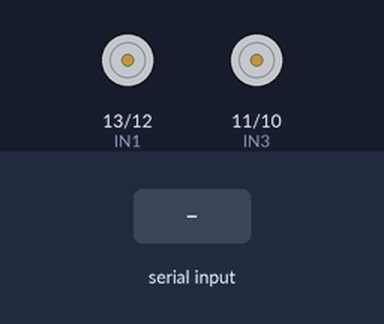
Bench run of a sketch on a simulated Arduino Uno, built with avr-gcc and run on an emulated ATmega328P. On the bench: motor-driver pin pairs drawn as motors (green arrow = first pin HIGH = forward, orange = second pin HIGH = backward, longer = more drive, scaled by the enable pin). Inputs (shaded band) come from the test bench.

Above: at 1.2 s.
1.3 s: "F" received over Serial
At 1.8 s:
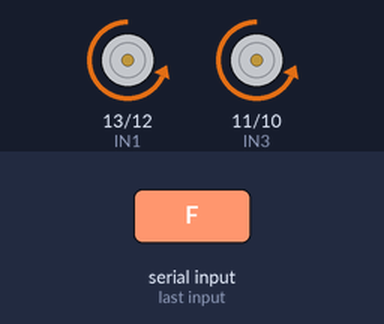
2.8 s: "B" received over Serial
At 4.0 s:
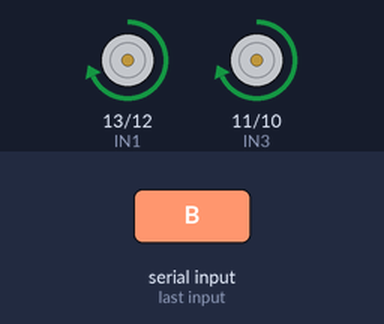
4.3 s: "R" received over Serial
At 5.2 s:
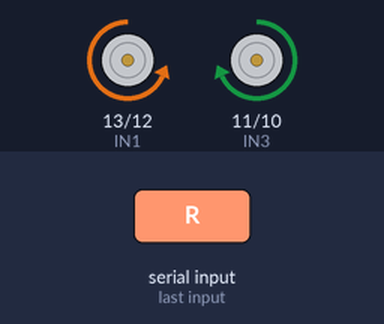
5.8 s: "L" received over Serial
At 6.4 s:
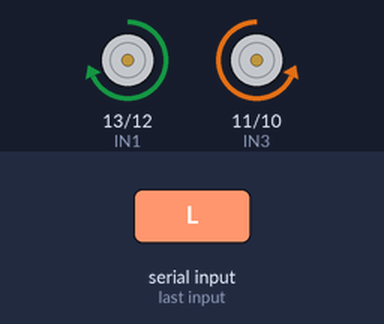
Timing chart, 0 to 8.3 s (numbered marks = the images above; inputs shaded):
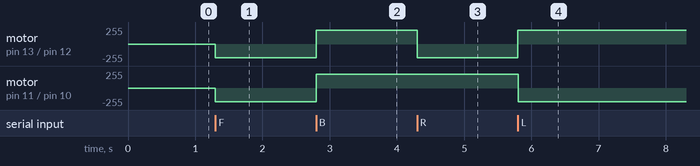

Measured:
- after the input at 1.3 s, motor on pin 13 (IN1) / pin 12 (IN2), motor on pin 11 (IN3) / pin 10 (IN4): stopped → backward 208/255 at once
- after the input at 2.8 s, motor on pin 13 (IN1) / pin 12 (IN2), motor on pin 11 (IN3) / pin 10 (IN4): backward 208/255 → forward 208/255 at once
- after the input at 4.3 s, motor on pin 13 (IN1) / pin 12 (IN2): forward 208/255 → backward 208/255 at once
- after the input at 5.8 s, motor on pin 13 (IN1) / pin 12 (IN2): backward 208/255 → forward 208/255 at once; motor on pin 11 (IN3) / pin 10 (IN4): forward 208/255 → backward 208/255 at once

The sketch:

arduinomotor.ino
```cpp
//Motores

//Motor A
int ENA = 6;
int IN1 = 13;
int IN2 = 12;

//Motor B
int ENB = 5;
int IN3 = 11;
int IN4 = 10;

int vel = 2000;

void setup() {
  Serial.begin(9600);
  //Declaramos todos los pines como salidas
  pinMode (ENA, OUTPUT);
  pinMode (ENB, OUTPUT);
  pinMode (IN1, OUTPUT);
  pinMode (IN2, OUTPUT);
  pinMode (IN3, OUTPUT);
  pinMode (IN4, OUTPUT);
}

void loop() {
  //Motor gira en un sentido
  if (Serial.available())
  switch (Serial.read())
  {
    case 'F':
    Adelante();
    break;
    case 'B':
    Atras();
    break;
    case 'R':
    Derecha();
    break;
    case 'L':
    Izquierda();
    break;
    case 'S':
    Parar();
    break;
    }
}

void Adelante()
{
  //Direccion motor A
  digitalWrite (IN1, LOW);
  digitalWrite (IN2, HIGH);
  analogWrite (ENA, vel); //velocidad motor A
  //Direccion motor B
  digitalWrite (IN3, LOW);
  digitalWrite (IN4, HIGH);
  analogWrite (ENB, vel); // velocidad motor B
}

void Atras()
{
  //Direccion motor A
  digitalWrite (IN1, HIGH);
  digitalWrite (IN2, LOW);
  analogWrite (ENA, vel); // velocidad motor A
  //Direccion motor B
  digitalWrite (IN3, HIGH);
  digitalWrite (IN4, LOW);
  analogWrite (ENB, vel); // velocidad motor B
}

void Derecha()
{
    //Direccion motor A
    digitalWrite (IN1, LOW);
    digitalWrite (IN2, HIGH);
    analogWrite (ENA, vel); // velocidad motor A
    //Direccion motor B
    digitalWrite (IN3, HIGH);
    digitalWrite (IN4, LOW);
    analogWrite (ENB, vel); // velocidad motor B
}

void Izquierda()
{
  //Direccion motor A
  digitalWrite (IN1, HIGH);
  digitalWrite (IN2, LOW);
  analogWrite (ENA, vel); // velocidad motor A
  //Direccion motor B
  digitalWrite (IN3, LOW);
  digitalWrite (IN4, HIGH);
  analogWrite (ENB, vel); // velocidad motor B
}

void Parar()
{
    //Direccion motor A
    digitalWrite (IN1, LOW);
    digitalWrite (IN2, LOW);
    analogWrite (ENA, 0); // velocidad motor A
    //Direccion motor B
    digitalWrite (IN3, LOW);
    digitalWrite (IN4, LOW);
    analogWrite (ENB, 0); // velocidad motor B
}
```
